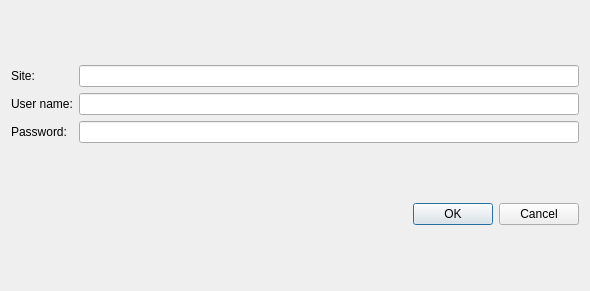
<?xml version="1.0" encoding="UTF-8"?>
<ui version="4.0">
 <class>hrb::LoginDialog</class>
 <widget class="QDialog" name="hrb::LoginDialog">
  <property name="geometry">
   <rect>
    <x>0</x>
    <y>0</y>
    <width>590</width>
    <height>291</height>
   </rect>
  </property>
  <property name="windowTitle">
   <string>Login to Hearty Rabbit</string>
  </property>
  <layout class="QVBoxLayout" name="verticalLayout">
   <item>
    <layout class="QGridLayout" name="gridLayout">
     <item row="0" column="0">
      <widget class="QLabel" name="label">
       <property name="text">
        <string>Site:</string>
       </property>
      </widget>
     </item>
     <item row="0" column="1">
      <widget class="QLineEdit" name="site"/>
     </item>
     <item row="1" column="0">
      <widget class="QLabel" name="label_2">
       <property name="text">
        <string>User name:</string>
       </property>
      </widget>
     </item>
     <item row="1" column="1">
      <widget class="QLineEdit" name="username"/>
     </item>
     <item row="2" column="0">
      <widget class="QLabel" name="label_3">
       <property name="text">
        <string>Password:</string>
       </property>
      </widget>
     </item>
     <item row="2" column="1">
      <widget class="QLineEdit" name="password"/>
     </item>
    </layout>
   </item>
   <item>
    <widget class="QDialogButtonBox" name="buttonBox">
     <property name="orientation">
      <enum>Qt::Horizontal</enum>
     </property>
     <property name="standardButtons">
      <set>QDialogButtonBox::Cancel|QDialogButtonBox::Ok</set>
     </property>
    </widget>
   </item>
  </layout>
 </widget>
 <resources/>
 <connections>
  <connection>
   <sender>buttonBox</sender>
   <signal>accepted()</signal>
   <receiver>hrb::LoginDialog</receiver>
   <slot>accept()</slot>
   <hints>
    <hint type="sourcelabel">
     <x>248</x>
     <y>254</y>
    </hint>
    <hint type="destinationlabel">
     <x>157</x>
     <y>274</y>
    </hint>
   </hints>
  </connection>
  <connection>
   <sender>buttonBox</sender>
   <signal>rejected()</signal>
   <receiver>hrb::LoginDialog</receiver>
   <slot>reject()</slot>
   <hints>
    <hint type="sourcelabel">
     <x>316</x>
     <y>260</y>
    </hint>
    <hint type="destinationlabel">
     <x>286</x>
     <y>274</y>
    </hint>
   </hints>
  </connection>
 </connections>
</ui>
